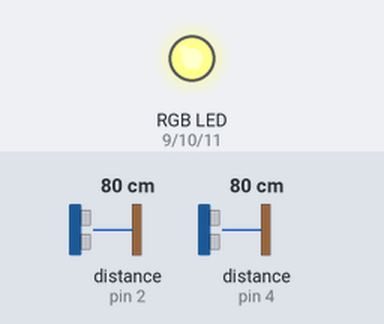
Simulated run of this sketch. Board: Arduino Uno, built with avr-gcc and run on an emulated ATmega328P. Parts: an RGB LED mixed from three pins (HIGH = lit). Wiring (inferred from the names in the program): 2 × ultrasonic range finder: trigger pin 3, echo pin 2 / trigger pin 5, echo pin 4. The inputs (shaded band) are chosen by the test bench; at power-on: distance to the obstacle (sensors on pin 2, pin 4) 80 cm. The echo pulse lasts 58.3 µs per cm; pins used as bus, display or sensor lines are not drawn.

Above: at 1.2 s.
1.3 s: distance to the obstacle (sensor on pin 2) set to 2 cm
At 2.4 s:
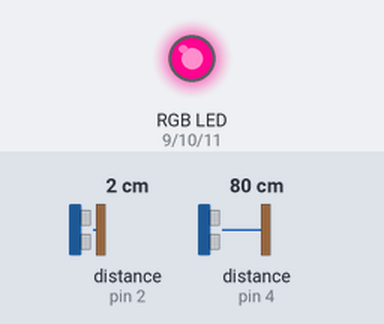
4.3 s: distance to the obstacle (sensor on pin 4) set to 2 cm
At 5.3 s:
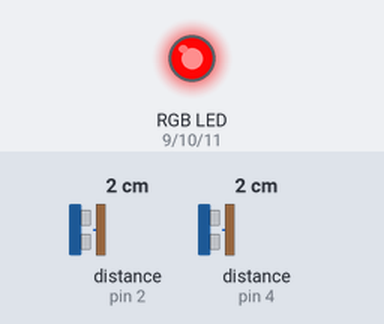
7.3 s: distance to the obstacle (sensor on pin 2) set to 250 cm
At 7.9 s:
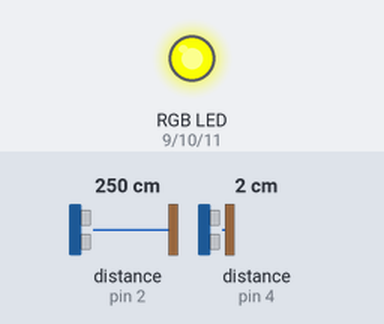
10.3 s: distance to the obstacle (sensor on pin 4) set to 120 cm
At 10.7 s:
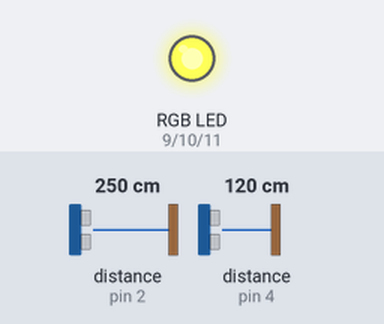
11.8 s: distance to the obstacle (sensor on pin 2) set to 4 cm
At 12.3 s:
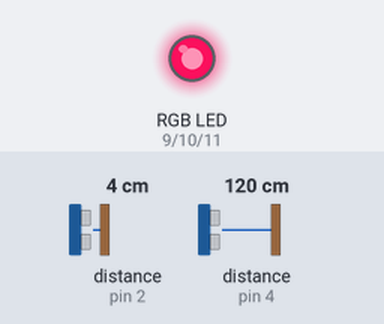
14.8 s: distance to the obstacle (sensor on pin 4) set to 18 cm
Timing chart, 0 to 18.8 s (numbered marks = the images above; inputs shaded):
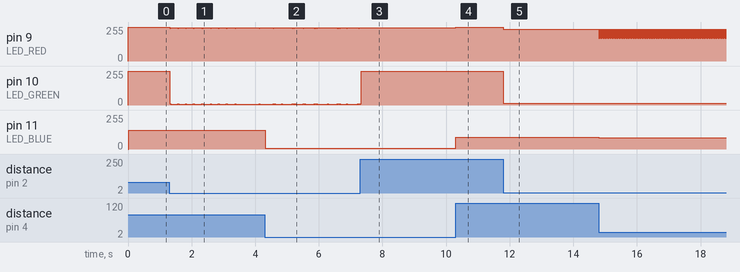

The sketch:

Ultraljudsensor.ino
```cpp
/*
* Ultrasonic Sensor HC-SR04 and Arduino Tutorial
*
* Crated by Dejan Nedelkovski,
* www.HowToMechatronics.com
*
*/

// defines pins numbers
const int trigPin_rigth = 3;
const int echoPin_rigth = 2;
const int trigPin_left = 5;
const int echoPin_left = 4;

const int LED_RED = 9;
const int LED_GREEN = 10;
const int LED_BLUE = 11;
const int RIGHT = 0;
const int LEFT = 1;


// defines variables
long duration;
int distance;
int state = 0;
float prevMillis = 0;
float interval = 10;


void setup() {
  pinMode(trigPin_rigth, OUTPUT); // Sets the trigPin as an Output
  pinMode(trigPin_left, OUTPUT); // Sets the trigPin as an Output

  pinMode(echoPin_rigth, INPUT); // Sets the echoPin as an Input
  pinMode(echoPin_left, INPUT); // Sets the echoPin as an Input

  pinMode(LED_RED, OUTPUT);
  pinMode(LED_GREEN, OUTPUT);
  pinMode(LED_BLUE, OUTPUT);
}

void Ultrasonic_RGBLED(int SIDE){
  int trigPin, echoPin;

  if(SIDE == RIGHT){
      trigPin = trigPin_rigth;
      echoPin = echoPin_rigth;
  }else if(SIDE == LEFT){
      trigPin = trigPin_left;
      echoPin = echoPin_left;
  }

  // Clears the trigPin
  digitalWrite(trigPin, LOW);
  delayMicroseconds(2);

  // Sets the trigPin on HIGH state for 10 micro seconds
  digitalWrite(trigPin, HIGH);
  delayMicroseconds(10);
  digitalWrite(trigPin, LOW);

  // Reads the echoPin, returns the sound wave travel time in microseconds
  duration = pulseIn(echoPin, HIGH);

  // Calculating the distance
  distance= duration*0.034/2;

  // Map distance between 0 - 50 cm between BLUE, GREEN and RED.
  int GREEN_PWM = map(distance, 0, 50, 0 , 255);
  int BLUE_PWM = map(distance, 0, 50, 0 , 255);
  int RED_PWM = map(distance, 0, 50, 255 , 0);

  // Write PWM signals to the RGB LED
  if(SIDE == RIGHT){
    analogWrite(LED_RED, RED_PWM);
    analogWrite(LED_GREEN, GREEN_PWM);
  }else if(SIDE == LEFT){
    analogWrite(LED_RED, RED_PWM);
    analogWrite(LED_BLUE, BLUE_PWM);
  }

}

void loop() {
  float currMillis = millis();

  if(currMillis - prevMillis >= interval){
    prevMillis = currMillis;
    Ultrasonic_RGBLED(state);
    state = !state;
    }

}
```

Measured:
- after the input at 1.3 s, pin 9 (LED_RED): goes 8 × (245/255 0.02 s, 250/255 0.22 s), 245/255 0.02 s, 250/255 0.74 s, 245/255 0.02 s, then 250/255, starting at once; pin 10 (LED_GREEN): goes 8 × (10/255 0.02 s, 5/255 0.22 s), 10/255 0.02 s, 5/255 0.74 s, 10/255 0.02 s, then 5/255, starting at once
- after the input at 4.3 s, pin 11 (LED_BLUE): 141/255 → 5/255 at once
- after the input at 7.3 s, pin 9 (LED_RED): goes on until 7.3 s, then stays 250/255
- after the input at 10.3 s, pin 9 (LED_RED): 250/255 → 255/255 at once; pin 11 (LED_BLUE): 5/255 → 89/255 at once
- after the input at 11.8 s, pin 9 (LED_RED): 255/255 → 240/255 at once; pin 10 (LED_GREEN): 255/255 → 15/255 at once
- after the input at 14.8 s, pin 9 (LED_RED): alternates 240/255 for 0.01 s and 169/255 for 0.01 s, starting at once; pin 11 (LED_BLUE): 89/255 → 86/255 at once
